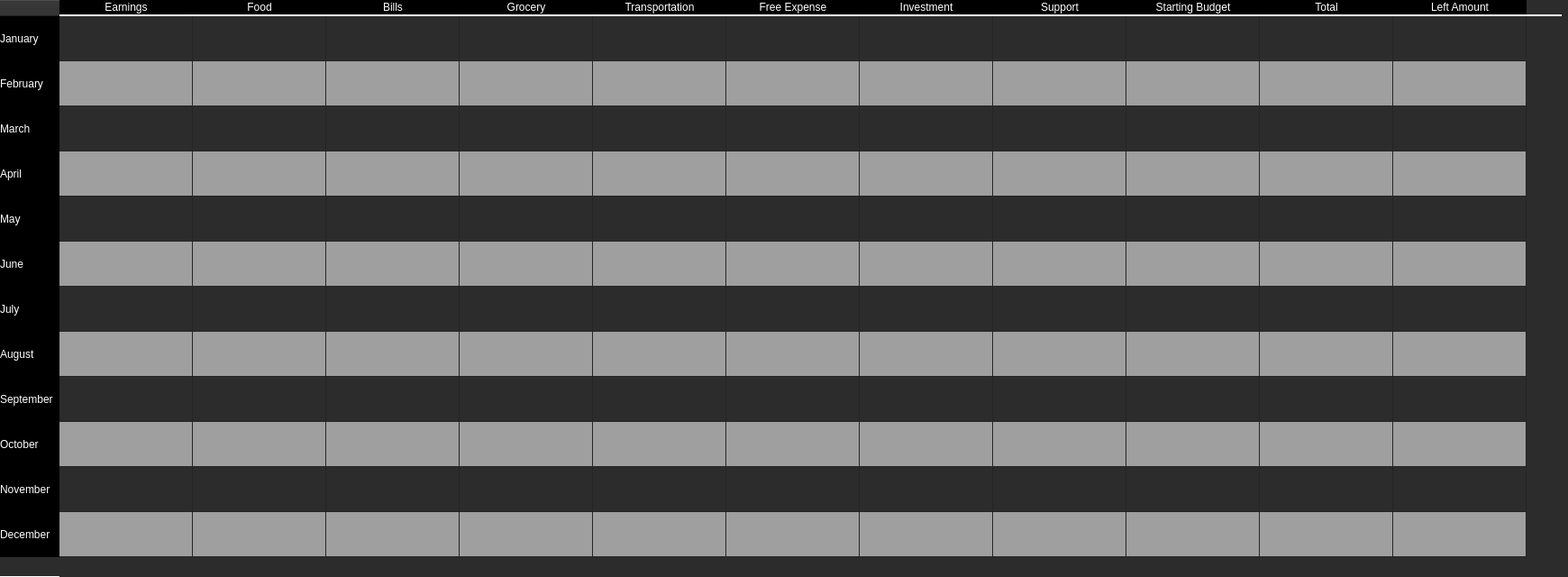
<?xml version="1.0" encoding="UTF-8"?>
<ui version="4.0">
 <class>Form</class>
 <widget class="QWidget" name="Form">
  <property name="geometry">
   <rect>
    <x>0</x>
    <y>0</y>
    <width>1740</width>
    <height>640</height>
   </rect>
  </property>
  <property name="windowTitle">
   <string>Form</string>
  </property>
  <property name="styleSheet">
   <string notr="true">QWidget {
        background-color: #2c2c2c;
        color: #ffffff;
        border: none;
        font: 14pt &quot;Nirmala UI&quot;;
}
QWidget#side_menu {
    background-color: #4e5564;
    color: #ffffff;
    border: 1px solid #4e5564;
    border-radius: 16px;
    font: 14pt &quot;Nirmala UI&quot;;
}
QLabel#Dashboard_Title {
    background-color: none;
    color: #ffffff;
    border: none;
    font: 20pt &quot;Nirmala UI&quot;;
}
QLabel#Eat_Out_Image {
    background-image: url(:/images/pngaaa.com-2384833.png);
    background-color: #4d4d4d;
    border: 1px solid #4d4d4d;
    border-radius: 4px;
    color: #ffffff;
    padding: 5px;
}
QLabel#Grocery_Image {
    background-image: url(:/images/pngaaa.com-2138453.png);
    background-color: #4d4d4d;
    border: 1px solid #4d4d4d;
    border-radius: 4px;
    color: #ffffff;
    padding: 5px;
}
QLabel#Transportation_Image {
    background-image: url(:/images/pngaaa.com-2182093.png);
    background-color: #4d4d4d;
    border: 1px solid #4d4d4d;
    border-radius: 4px;
    color: #ffffff;
    padding: 5px;
}
QLabel#Free_Expense_Image {
    background-image: url(:/images/pngaaa.com-1261106.png);
    background-color: #4d4d4d;
    border: 1px solid #4d4d4d;
    border-radius: 4px;
    color: #ffffff;
    padding: 5px;
}
QLabel#Bills_Image {
    background-image: url(:/images/pngaaa.com-1433501.png);
    background-color: #4d4d4d;
    border: 1px solid #4d4d4d;
    border-radius: 4px;
    color: #ffffff;
    padding: 5px;
}
QLabel#Investment_Image {
    background-image: url(:/images/pngaaa.com-3584133.png);
    background-color: #4d4d4d;
    border: 1px solid #4d4d4d;
    border-radius: 4px;
    color: #ffffff;
    padding: 5px;
}
QLabel#Support_Image {
    background-image: url(:/images/pngaaa.com-2914571.png);
    background-color: #4d4d4d;
    border: 1px solid #4d4d4d;
    border-radius: 4px;
    color: #ffffff;
    padding: 5px;
}
QLabel#Goal_Image {
    background-image: url(:/images/pngaaa.com-848656.png);
    background-color: #4d4d4d;
    border: 1px solid #4d4d4d;
    border-radius: 4px;
    color: #ffffff;
    padding: 5px;
}
QPushButton {
    background-color: #4d4d4d;
    border: 1px solid #4d4d4d;
    border-radius: 4px;
    color: #ffffff;
    padding: 5px;
}
QPushButton:hover {
    background-color: #5a5a5a;
    border: 1px solid #5a5a5a;
}
QPushButton#side_menu_button:hover {
    background-image: url(:/button_image/Burger_button_hover.png);
    background-color: #5a5a5a;
    border: 1px solid #5a5a5a;
}
QPushButton#side_menu_button:pressed {
    background-image: url(:/button_image/Burger_button_click.png);
    background-color: #5a5a5a;
    border: 1px solid #5a5a5a;
}
QPushButton#remove_button_watchlist {
    background-color: #ff0000;
    border: 1px solid #ffffff;
    border-radius: 4px;
    color: #ffffff;
    padding: 5px;
}
QPushButton#remove_button_watchlist:hover {
    background-color: #ff6c6c;
    border: 1px solid #ffffff;
}
QPushButton#remove_button_watchlist:pressed {
    background-color: #aa0000;
    border: 1px solid #ffffff;
}
QPushButton#Add_strategy {
    background-color: #00ad0e;
    border: 1px solid #ffffff;
    border-radius: 4px;
    color: #ffffff;
    padding: 5px;
}
QPushButton#Add_strategy:hover {
    background-color: #67ff74;
    border: 1px solid #ffffff;
}
QPushButton#Add_strategy:pressed {
    background-color: #006408;
    border: 1px solid #a3a3a3;
}
QPushButton#Activation {
    background-color: #00ad0e;
    border: 1px solid #ffffff;
    border-radius: 4px;
    color: #ffffff;
    padding: 5px;
}
QPushButton#Activation:hover {
    background-color: #67ff74;
    border: 1px solid #ffffff;
}
QPushButton#Activation:pressed {
    background-color: #006408;
    border: 1px solid #a3a3a3;
}
QPushButton#Blue_button {
    background-color: #0003bb;
    border: 1px solid #ffffff;
    border-radius: 4px;
    color: #ffffff;
    padding: 5px;
}
QPushButton#Blue_button:hover {
    background-color: #4446d1;
    border: 1px solid #ffffff;
}
QPushButton#Blue_button:pressed {
    background-color: #000277;
    border: 1px solid #a3a3a3;
}
QPushButton#Yellow_button {
    background-color: #a5bd1e;
    border: 1px solid #ffffff;
    border-radius: 4px;
    color: #ffffff;
    padding: 5px;
}
QPushButton#Yellow_button:hover {
    background-color: #e5ff54;
    border: 1px solid #ffffff;
}
QPushButton#Yellow_button:pressed {
    background-color: #81960f;
    border: 1px solid #a3a3a3;
}
QCheckBox {
    color: #ffffff;
}
QLineEdit {
    background-color: #4d4d4d;
    border: 1px solid #4d4d4d;
    color: #ffffff;
    padding: 5px;
    border-color: #ffffff;
    border-radius: 6px;
}
QTextEdit {
    background-color: #4d4d4d;
    border: 1px solid #4d4d4d;
    color: #ffffff;
    padding: 5px;
    border-color: #ffffff;
    border-radius: 20px;
}
QProgressBar {
    border: 1px solid #444444;
    border-radius: 7px;
    background-color: #2e2e2e;
    text-align: center;
    font-size: 10pt;
    color: white;
}
QProgressBar::chunk {
    background-color: #3a3a3a;
    width: 5px;
}
QScrollBar:vertical {
    border: none;
    background-color: #3a3a3a;
    width: 10px;
    margin: 16px 0 16px 0;
}
QScrollBar::handle:vertical {
    background-color: #444444;
    border-radius: 5px;
}
QScrollBar:horizontal {
    border: none;
    background-color: #3a3a3a;
    height: 10px;
    margin: 0px 16px 0 16px;
}
QScrollBar::handle:horizontal {
    background-color: #444444;
    border-radius: 5px;
}
QTabWidget {
    background-color: #2e2e2e;
    border: none;
}
QTabBar::tab {
    background-color: #2e2e2e;
    color: #b1b1b1;
    padding: 8px 20px;
    border-top-left-radius: 5px;
    border-top-right-radius: 5px;
    border: none;
}
QTabBar::tab:selected, QTabBar::tab:hover {
    background-color: #3a3a3a;
    color: white;
}</string>
  </property>
  <widget class="QTableWidget" name="budget_plan_tableWidget">
   <property name="geometry">
    <rect>
     <x>0</x>
     <y>0</y>
     <width>1733</width>
     <height>641</height>
    </rect>
   </property>
   <property name="autoFillBackground">
    <bool>false</bool>
   </property>
   <property name="styleSheet">
    <string notr="true">QTableView {
	alternate-background-color: #9f9f9f;
}
QTableView QHeaderView {
	border-bottom: 2px solid white;
}
QTableView QHeaderView::section {
	color: #ffffff;
	background: #000000;
	border: 2px;
}
QTableView QTableCornerButton::section {
    color: #ffffff;
	background: #000000;
	border-bottom: 2px solid white;
}</string>
   </property>
   <property name="alternatingRowColors">
    <bool>true</bool>
   </property>
   <attribute name="horizontalHeaderDefaultSectionSize">
    <number>148</number>
   </attribute>
   <attribute name="verticalHeaderMinimumSectionSize">
    <number>50</number>
   </attribute>
   <attribute name="verticalHeaderDefaultSectionSize">
    <number>50</number>
   </attribute>
   <row>
    <property name="text">
     <string>January</string>
    </property>
   </row>
   <row>
    <property name="text">
     <string>February</string>
    </property>
   </row>
   <row>
    <property name="text">
     <string>March</string>
    </property>
   </row>
   <row>
    <property name="text">
     <string>April</string>
    </property>
   </row>
   <row>
    <property name="text">
     <string>May</string>
    </property>
   </row>
   <row>
    <property name="text">
     <string>June</string>
    </property>
   </row>
   <row>
    <property name="text">
     <string>July</string>
    </property>
   </row>
   <row>
    <property name="text">
     <string>August</string>
    </property>
   </row>
   <row>
    <property name="text">
     <string>September</string>
    </property>
   </row>
   <row>
    <property name="text">
     <string>October</string>
    </property>
   </row>
   <row>
    <property name="text">
     <string>November</string>
    </property>
   </row>
   <row>
    <property name="text">
     <string>December</string>
    </property>
   </row>
   <column>
    <property name="text">
     <string>Earnings</string>
    </property>
   </column>
   <column>
    <property name="text">
     <string>Food</string>
    </property>
   </column>
   <column>
    <property name="text">
     <string>Bills</string>
    </property>
   </column>
   <column>
    <property name="text">
     <string>Grocery</string>
    </property>
   </column>
   <column>
    <property name="text">
     <string>Transportation</string>
    </property>
   </column>
   <column>
    <property name="text">
     <string>Free Expense</string>
    </property>
   </column>
   <column>
    <property name="text">
     <string>Investment</string>
    </property>
   </column>
   <column>
    <property name="text">
     <string>Support</string>
    </property>
   </column>
   <column>
    <property name="text">
     <string>Starting Budget</string>
    </property>
   </column>
   <column>
    <property name="text">
     <string>Total</string>
    </property>
   </column>
   <column>
    <property name="text">
     <string>Left Amount</string>
    </property>
   </column>
  </widget>
 </widget>
 <resources/>
 <connections/>
</ui>
